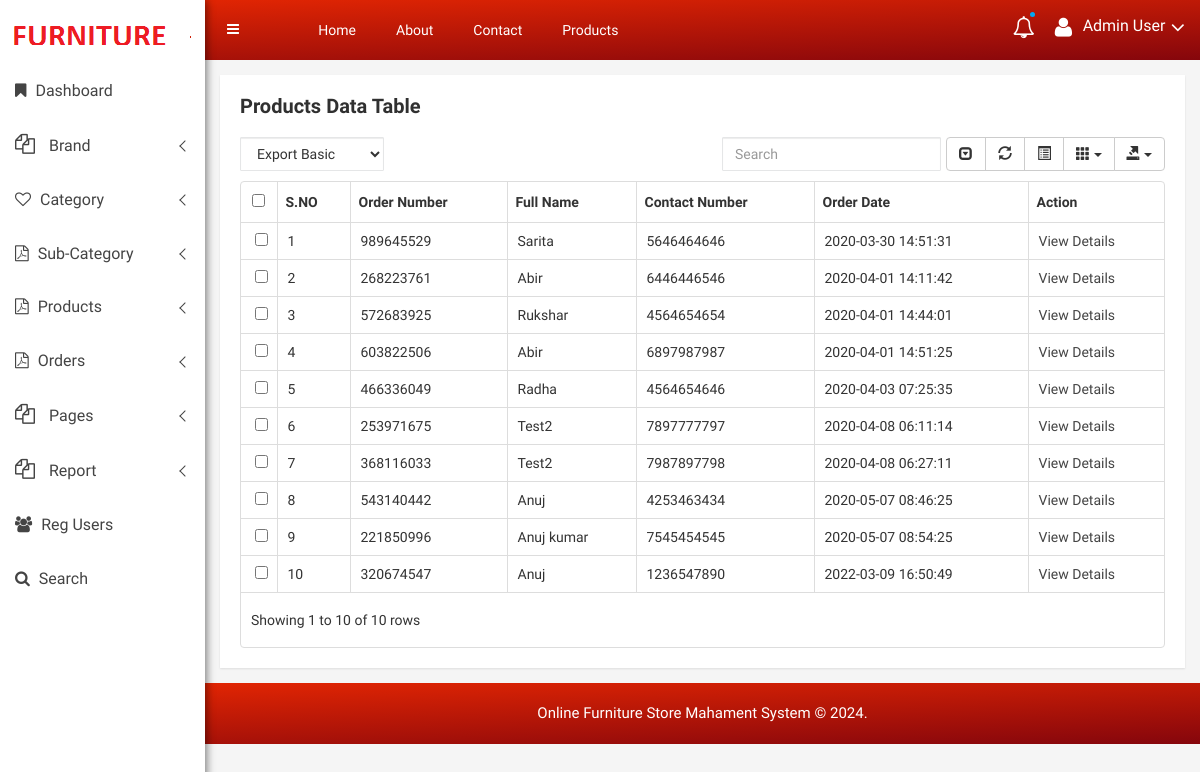
/ofsms/admin/all-order.php (signed in), run on the app's committed database.
### tables this page shows
CREATE TABLE `tblorder` (
  `ID` int(10) NOT NULL,
  `OrderNumber` varchar(200) DEFAULT NULL,
  `UserID` int(50) DEFAULT NULL,
  `FullName` varchar(200) DEFAULT NULL,
  `ContactNumber` bigint(10) DEFAULT NULL,
  `FlatNo` varchar(50) DEFAULT NULL,
  `StreetName` varchar(50) DEFAULT NULL,
  `Area` varchar(50) DEFAULT NULL,
  `Landmark` varchar(50) DEFAULT NULL,
  `City` varchar(50) DEFAULT NULL,
  `Zipcode` int(10) NOT NULL,
  `State` varchar(200) NOT NULL,
  `OrderDate` timestamp NULL DEFAULT current_timestamp(),
  `Status` varchar(50) DEFAULT NULL,
  `payType` varchar(100) DEFAULT NULL
);

### ofsms/admin/all-order.php (the view, shortened to what this page needs)
<?php
include('includes/dbconnection.php');
if (strlen($_SESSION['ofsmsaid']==0)) {
  header('location:logout.php');
  } else{
?>
<!doctype html>
<html class="no-js" lang="en">
<head>
    <link rel="stylesheet" href="css/bootstrap.min.css">
    <link rel="stylesheet" href="css/font-awesome.min.css">
    <link rel="stylesheet" href="css/owl.carousel.css">
    <link rel="stylesheet" href="css/owl.theme.css">
    <link rel="stylesheet" href="css/owl.transitions.css">
    <link rel="stylesheet" href="css/animate.css">
    <link rel="stylesheet" href="css/normalize.css">
    <link rel="stylesheet" href="css/meanmenu.min.css">
    <link rel="stylesheet" href="css/main.css">
    <link rel="stylesheet" href="css/morrisjs/morris.css">
    <link rel="stylesheet" href="css/scrollbar/jquery.mCustomScrollbar.min.css">
    <link rel="stylesheet" href="css/metisMenu/metisMenu.min.css">
    <link rel="stylesheet" href="css/metisMenu/metisMenu-vertical.css">
    <link rel="stylesheet" href="css/calendar/fullcalendar.min.css">
    <link rel="stylesheet" href="css/calendar/fullcalendar.print.min.css">
    <link rel="stylesheet" href="css/editor/select2.css">
    <link rel="stylesheet" href="css/editor/datetimepicker.css">
    <link rel="stylesheet" href="css/editor/bootstrap-editable.css">
    <link rel="stylesheet" href="css/editor/x-editor-style.css">
    <link rel="stylesheet" href="css/data-table/bootstrap-table.css">
    <link rel="stylesheet" href="css/data-table/bootstrap-editable.css">
    <link rel="stylesheet" href="style.css">
    <link rel="stylesheet" href="css/responsive.css">
</head>
<body>
   <?php include_once('includes/sidebar.php');?>
    <div class="all-content-wrapper">
        <?php include_once('includes/header.php');?>
       <div class="data-table-area mg-tb-15">
            <div class="container-fluid">
                <div class="row">
                    <div class="col-lg-12 col-md-12 col-sm-12 col-xs-12">
                        <div class="sparkline13-list">
                            <div class="sparkline13-hd">
                                <div class="main-sparkline13-hd">
                                    <h1>Products <span class="table-project-n">Data</span> Table</h1>
                                </div>
                            </div>
                            <div class="sparkline13-graph">
                                <div class="datatable-dashv1-list custom-datatable-overright">
                                    <div id="toolbar">
                                        <select class="form-control">
                        <option value="">Export Basic</option>
                      </select>
                                    </div>
                                    <table id="table" data-toggle="table" data-pagination="true" data-search="true" data-show-columns="true" data-show-pagination-switch="true" data-show-refresh="true" data-key-events="true" data-show-toggle="true" data-resizable="true" data-cookie="true"
                                        data-cookie-id-table="saveId" data-show-export="true" data-click-to-select="true" data-toolbar="#toolbar">
                                        <thead>
                                            <tr>
                                                <th>S.NO</th>
                                                <th>Order Number</th>
                                                <th>Full Name</th>
                                                <th>Contact Number</th>
                                                <th>Order Date</th>
                                                <th>Action</th>
                                            </tr>
                                        </thead>
                                        <tbody>
                                        <?php
$sql="SELECT * from tblorder";
$query = $dbh -> prepare($sql);
$query->execute();
$results=$query->fetchAll(PDO::FETCH_OBJ);
$cnt=1;
if($query->rowCount() > 0)
{
foreach($results as $row)
{               ?>
                                            <tr>
                                                <td><?php echo htmlentities($cnt);?></td>
                                                <td><?php  echo htmlentities($row->OrderNumber);?></td>
                                                <td><?php  echo htmlentities($row->FullName);?></td>
                                                <td><?php  echo htmlentities($row->ContactNumber);?></td>
                                                <td><?php  echo htmlentities($row->OrderDate);?></td>
                                                <td><a href="view-order-detail.php?viewid=<?php echo htmlentities ($row->OrderNumber);?>">View Details</a></td>
                                            </tr>
                                             <?php $cnt=$cnt+1;}} ?>
                                        </tbody>
                                    </table>
                                </div>
                            </div>
                        </div>
                    </div>
                </div>
            </div>
        </div>
        <?php include_once('includes/footer.php');?>
    </div>
</body>
</html>
<?php }  ?>

### ofsms/admin/includes/header.php (shortened to what this page needs)
 <div class="container-fluid">
            <div class="row">
                <div class="col-lg-12 col-md-12 col-sm-12 col-xs-12">
                    <div class="logo-pro">
                        <a href="dashboard.php"><img class="main-logo" src="images/logo/logo1.png" alt="" /></a>
                    </div>
                </div>
            </div>
        </div>
<div class="header-advance-area">
            <div class="header-top-area">
                <div class="container-fluid">
                    <div class="row">
                        <div class="col-lg-12 col-md-12 col-sm-12 col-xs-12">
                            <div class="header-top-wraper">
                                <div class="row">
                                    <div class="col-lg-1 col-md-0 col-sm-1 col-xs-12">
                                        <div class="menu-switcher-pro">
                                            <button type="button" id="sidebarCollapse" class="btn bar-button-pro header-drl-controller-btn btn-info navbar-btn">
                                                    <i class="fa fa-bars"></i>
                                                </button>
                                        </div>
                                    </div>
                                    <div class="col-lg-6 col-md-7 col-sm-6 col-xs-12">
                                        <div class="header-top-menu tabl-d-n">
                                            <ul class="nav navbar-nav mai-top-nav">
                                                <li class="nav-item"><a href="dashboard.php" class="nav-link">Home</a>
                                                </li>
                                                <li class="nav-item"><a href="about-us.php" class="nav-link">About</a>
                                                </li>
                                                <li class="nav-item"><a href="contact-us.php" class="nav-link">Contact</a>
                                                </li>
                                                <li class="nav-item"><a href="manage-products.php" class="nav-link">Products</a>
                                                </li>
                                            </ul>
                                        </div>
                                    </div>
  <div class="col-lg-5 col-md-5 col-sm-12 col-xs-12">
<div class="header-right-info">
 <ul class="nav navbar-nav mai-top-nav header-right-menu">
 <li class="nav-item"><a href="#" data-toggle="dropdown" role="button" aria-expanded="false" class="nav-link dropdown-toggle"><i class="fa fa-bell-o" aria-hidden="true"></i><span class="indicator-nt"></span></a>
</li>
 <li class="nav-item">
 <a href="#" data-toggle="dropdown" role="button" aria-expanded="false" class="nav-link dropdown-toggle">
<i class="fa fa-user adminpro-user-rounded header-riht-inf" aria-hidden="true"></i>
<span class="admin-name"><?php
$aid=$_SESSION['ofsmsaid'];
$sql="SELECT AdminName,Email from  tbladmin where ID=:aid";
$query = $dbh -> prepare($sql);
$query->bindParam(':aid',$aid,PDO::PARAM_STR);
$query->execute();
$results=$query->fetchAll(PDO::FETCH_OBJ);
$cnt=1;
if($query->rowCount() > 0)
{
foreach($results as $row)
{               ?><?php  echo $row->AdminName;?><?php $cnt=$cnt+1;}} ?></span>
<i class="fa fa-angle-down adminpro-icon adminpro-down-arrow"></i>
    </a>
</li>
 </ul>
 </div>
</div>
</div>
</div>
 </div>
 </div>
  </div>
 </div>
        </div>

### ofsms/admin/css/main.css (style rules this page uses)
html { color: #222; font-size: 1em; line-height: 1.4; }
audio, canvas, iframe, img, svg, video { vertical-align: middle; }

### ofsms/admin/style.css (style rules this page uses)
html, body { height: 100%; font-family: 'Play', sans-serif;font-weight:400;background:#f5f5f5; }
img { max-width:100%;height:auto }
h1, h2, h3, h4, h5, h6 { margin: 0 0 10px; font-weight:700; }
a { transition: all 0.3s ease 0s;text-decoration:none; }
a:visited, a:link, a:active { text-decoration: none; }
ul { list-style: outside none none; margin: 0; padding: 0 }
.mg-tb-15 { margin:15px 0px; }
.all-content-wrapper { margin-left: 205px; transition: all 0.3s; }
.bar-button-pro { margin: 13px 0px; }
.menu-switcher-pro { transition:all .4s ease 0s; }
.menu-switcher-pro button { background: none; border:none; }
.header-top-menu .navbar-nav>li>a { padding: 20px 20px; color: #fff; font-size:14px; }
.header-right-info .navbar-nav { float:right; padding:17px 0px; }
.header-right-info ul.header-right-menu li { display:inline-block; }
.header-right-info ul.header-right-menu > li > a { display:inline-block; color:#fff; padding: 0px 0px 0px 20px; font-size:22px; text-decoration:none; position:relative; }
.indicator-nt { position:absolute; height:5px; width:5px; background:#03a9f4; border-radius:50%; top: -5px; right: 0px; }
.header-right-info .admin-name { display: inline-block; color: #fff; font-size: 16px; position: relative; top: -4px; margin-left:5px; }
.form-control { background-color: #FFFFFF; background-image: none; border: 1px solid #e5e6e7; border-radius: 1px; color: inherit; display: block; padding: 6px 12px; transition: border-color 0.15s ease-in-out 0s, box-shadow 0.15s ease-in-out 0s; width: 100%; }
.header-advance-area { background: -webkit-linear-gradient(178deg, #e12503 0%, #85060c 100%); background: linear-gradient(178deg, #e12503 0%, #85060c 100%); }
.product-sales-chart, .analytics-info-cs, .tranffic-als-inner, .analytics-rounded, .single-new-trend, .personal-info-wrap, .author-widgets-single, .calender-inner, .product-status-wrap, .review-tab-pro-inner, .income-dashone-total, .analytics-adminpro-wrap, .analytics-sparkle-line, .analysis-progrebar, .sparkline8-list, .sparkline9-list, .sparkline7-list, .sparkline10-list, .sparkline12-list, .sparkline13-list, .sparkline14-list, .sparkline13-list, .sparkline11-list, .x-editable-list, .code-editor-single, .blog-details-inner, .charts-single-pro, .about-sparkline, .sparkline-list, .button-ad-wrap, .tab-content-details, .sparkline16-list, .sparkline15-list, .tinymce-single { padding:20px; background:#fff; -webkit-box-shadow: 0px 1px 2px 0px rgba(0, 0, 0, 0.1); box-shadow: 0px 1px 2px 0px rgba(0, 0, 0, 0.1); }
.header-top-area { position: fixed; background: -webkit-linear-gradient(178deg, #e12503 0%, #85060c 100%); background: linear-gradient(178deg, #e12503 0%, #85060c 100%); z-index: 99; left: 200px; right: 0; top: 0; margin: 0 auto; transition: all 0.3s; }
.main-sparkline8-hd h1, .main-sparkline9-hd h1, .main-spark7-hd h1, .main-sparkline10-hd h1, .main-sparkline11-hd h1, .main-sparkline12-hd h1, .main-sparkline13-hd h1, .main-sparkline14-hd h1 { font-size:20px; color:#303030; }
.custom-datatable-overright table tbody tr td a { color: #444; font-size: 14px; }
.custom-datatable-overright table tbody tr td { padding-left: 10px !important; padding-right: 5px !important; font-size: 14px; text-align: left; }

### data on the page
tblorder: OrderNumber "989645529", FullName "Sarita", ContactNumber "5646464646", OrderDate "2020-03-30 14:51:31"
tblorder: OrderNumber "268223761", FullName "Abir", ContactNumber "6446446546", OrderDate "2020-04-01 14:11:42"
tblorder: OrderNumber "572683925", FullName "Rukshar", ContactNumber "4564654654", OrderDate "2020-04-01 14:44:01"
tblorder: OrderNumber "603822506", FullName "Abir", ContactNumber "6897987987", OrderDate "2020-04-01 14:51:25"
tblorder: OrderNumber "466336049", FullName "Radha", ContactNumber "4564654646", OrderDate "2020-04-03 07:25:35"
tblorder: OrderNumber "253971675", FullName "Test2", ContactNumber "7897777797", OrderDate "2020-04-08 06:11:14"
tblorder: OrderNumber "368116033", FullName "Test2", ContactNumber "7987897798", OrderDate "2020-04-08 06:27:11"
tblorder: OrderNumber "543140442", FullName "Anuj", ContactNumber "4253463434", OrderDate "2020-05-07 08:46:25"
tblorder: OrderNumber "221850996", FullName "Anuj kumar", ContactNumber "7545454545", OrderDate "2020-05-07 08:54:25"
tblorder: OrderNumber "320674547", FullName "Anuj", ContactNumber "1236547890", OrderDate "2022-03-09 16:50:49"

### other printed values
$row->AdminName "Admin User"
